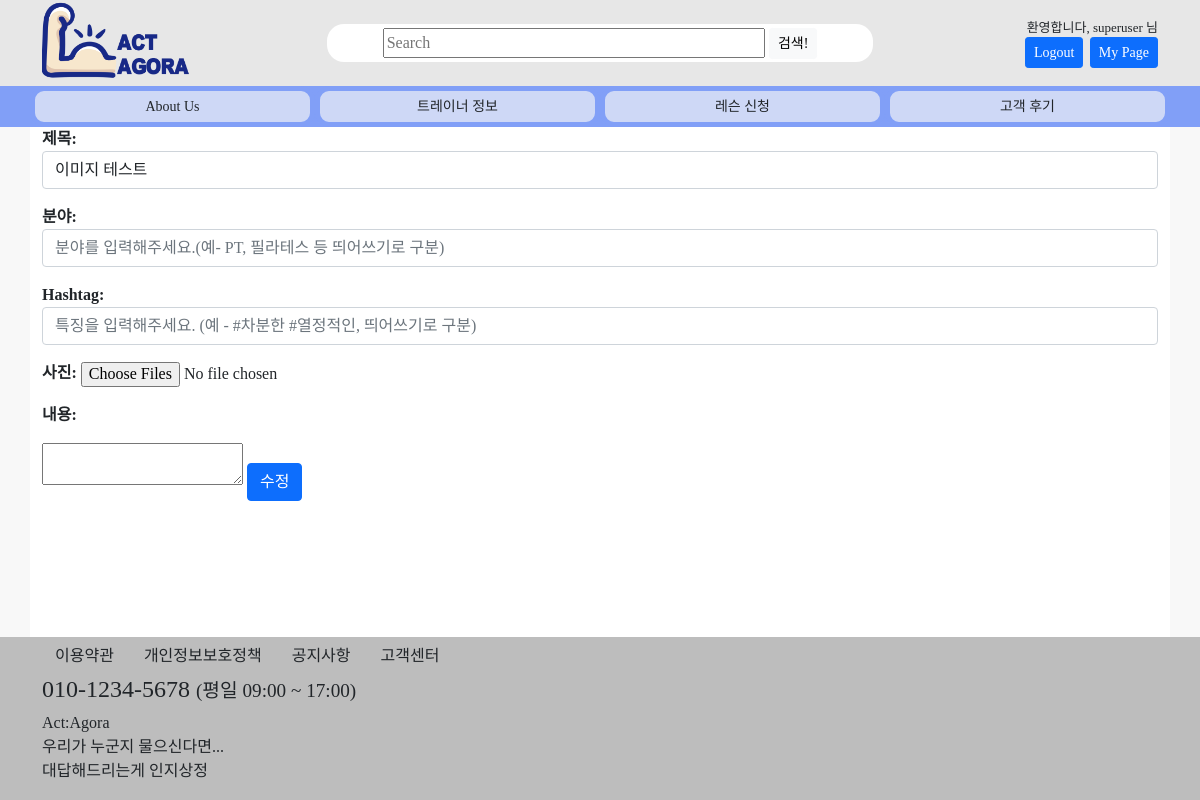
/review/33/update (signed in), run on an earlier commit of the app's database.
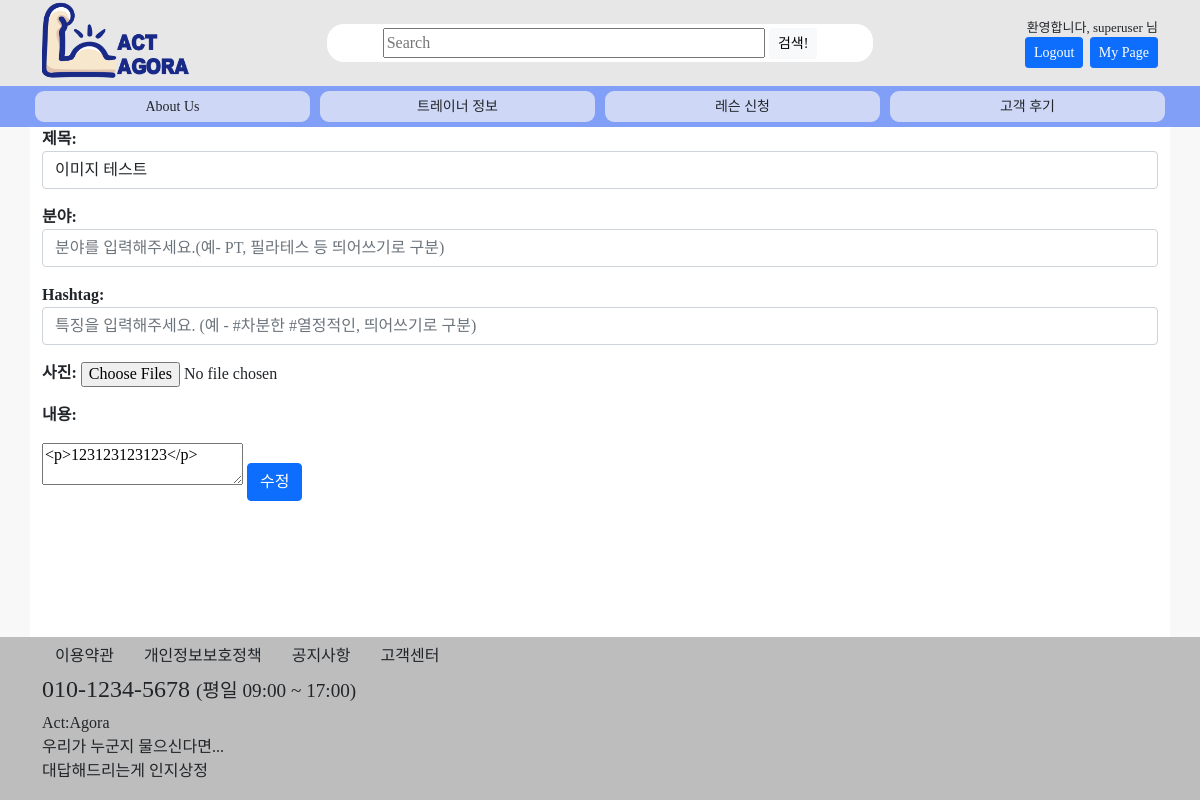
And on a later commit of the database.
### review/models.py (models this page shows, shortened)
class Review(models.Model):
    writer = models.ForeignKey(settings.AUTH_USER_MODEL, null=True, blank=True, on_delete=models.SET_NULL, verbose_name='작성자')
    trainer = models.ForeignKey(Trainer, null=True, blank=True, on_delete=models.SET_NULL, verbose_name='트레이너')
    date = models.DateTimeField(auto_now_add=True, blank=False, verbose_name='작성일')
    genretext = models.CharField(max_length=200, null=True, blank=True)
    genre = models.ManyToManyField(Genre, blank=True, verbose_name='장르')
    tagtext = models.CharField(max_length=200, null=True, blank=True)
    hashtag = models.ManyToManyField(Hashtag, blank=True)
    title = models.CharField(max_length=100, null=True)
    content = models.TextField(null=True, blank=True)
    class Meta:
        db_table = '리뷰'
        verbose_name = '리뷰'
        verbose_name_plural = '리뷰'

### accounts/decorators.py (the view)
    def wrap(request, *args, **kwargs):
        if not request.user.is_authenticated:
            messages.info(request, "로그인한 사용자만 이용할 수 있습니다.")
            return redirect(settings.LOGIN_URL)
        return function(request, *args, **kwargs)

### review/forms.py
class ReviewNewForm(forms.ModelForm):
    def __init__(self, *args, **kwargs):
        super(ReviewNewForm, self).__init__(*args, **kwargs)
        self.fields['title'].label = '제목'
        self.fields['title'].widget.attrs.update({
            'placeholder': '제목을 입력해주세요.',
            'class': 'form-control',
            'autofocus': True,
        })
        self.fields['genretext'].label = '분야'
        self.fields['genretext'].widget.attrs.update({
            'placeholder': '분야를 입력해주세요.(예- PT, 필라테스 등 띄어쓰기로 구분)',
            'class': 'form-control',
        })
        self.fields['tagtext'].label = 'Hashtag'
        self.fields['tagtext'].widget.attrs.update({
            'placeholder': '특징을 입력해주세요. (예 - #차분한 #열정적인, 띄어쓰기로 구분)',
            'class': 'form-control',
        })
    class Meta:
        model = Review
        fields = ['writer', 'trainer', 'title', 'genretext', 'tagtext', 'content']

class ImageUploadForm(forms.ModelForm):
    class Meta:
        model = Photo
        fields = ['image']
        widgets = {
            'image': forms.ClearableFileInput(attrs={'multiple': True}),
        }

### templates/review/review_new.html (shortened to what this page needs)
{% extends 'base.html' %}
{% block header %}
{% load static %}
<link href="https://cdn.jsdelivr.net/npm/summernote@0.8.18/dist/summernote-lite.css" rel="stylesheet">
{% endblock %}
{% block contents %}
<form method="POST" action="" enctype="multipart/form-data" >
    <p><strong>제목: </strong>{{ form.title }}</p>
    <p><strong>분야: </strong>{{ form.genretext }}</p>
    <p><strong>Hashtag: </strong>{{ form.tagtext }}</p>
    <p><strong>사진: </strong>{{ imgform.image }}</p>
    <p><strong>내용:</strong></p>
    <textarea id="summernote" name="content">{% if update %}{{ form.content.value | safe }}{% endif %}</textarea>
    {% if update %}
    <button id="write" type="submit" class="btn btn-primary">수정</button>
    {% else %}
    <button id="write" class="btn btn-primary" type="submit">등록</button>
    {% endif %}
</form>
{% endblock %}

What changed in the data, as far as the page shows it:
changed Review "이미지 테스트": content (not shown) → "<p>123123123123</p>"
